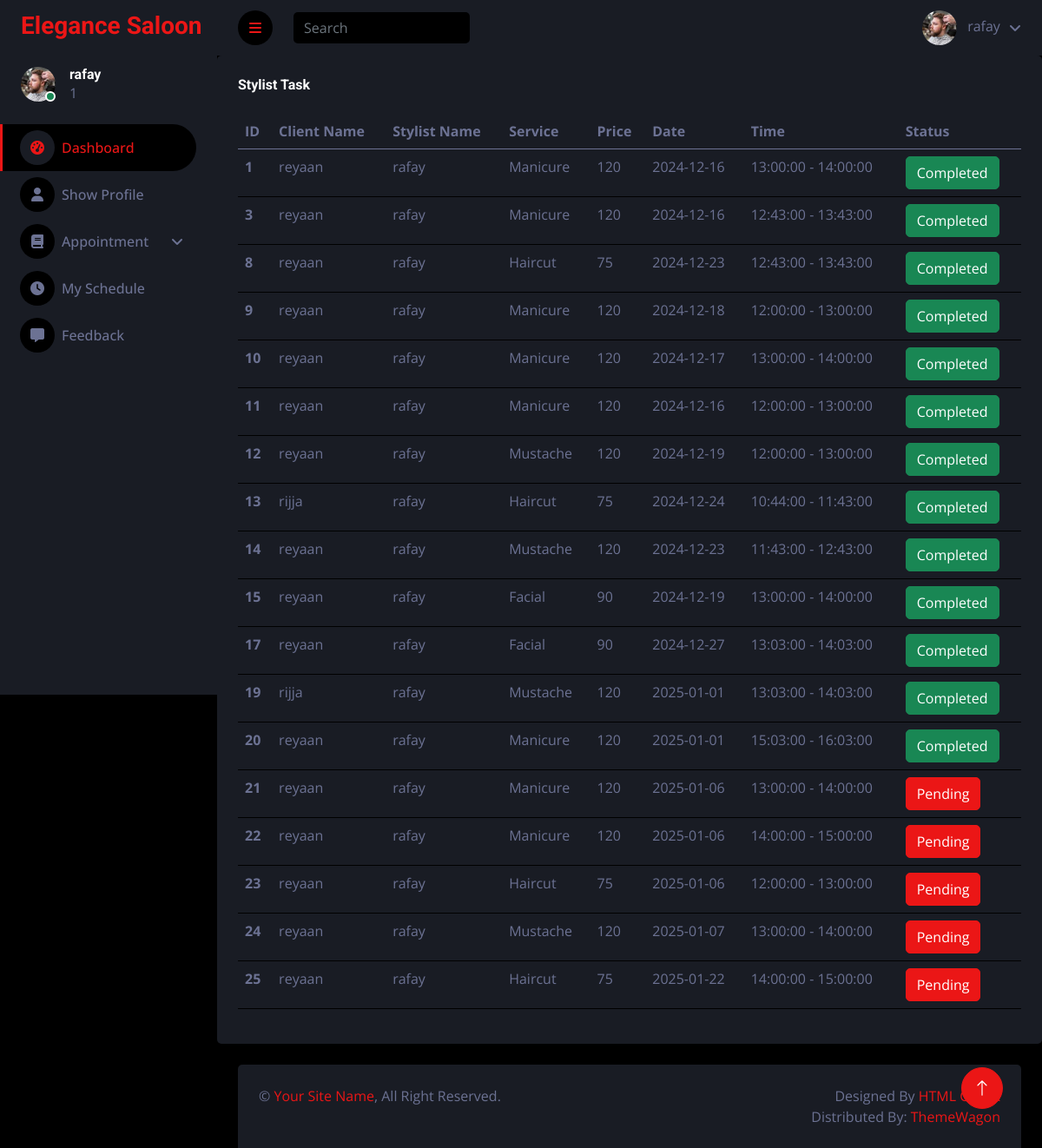
/admin/stylisttask.php (signed in), run on the app's committed database.
### tables this page shows
CREATE TABLE `confirmappoint` (
  `id` int(11) NOT NULL,
  `client_id` int(11) DEFAULT NULL,
  `stylist_id` int(11) DEFAULT NULL,
  `service_id` int(11) DEFAULT NULL,
  `time_id` int(11) DEFAULT NULL,
  `status` int(11) DEFAULT 0,
  `price` int(11) DEFAULT 0,
  `totalprice` int(11) DEFAULT 0,
  `created_at` timestamp NOT NULL DEFAULT current_timestamp() ON UPDATE current_timestamp(),
  `updated_at` timestamp NOT NULL DEFAULT current_timestamp() ON UPDATE current_timestamp()
);

CREATE TABLE `users` (
  `id` int(11) NOT NULL,
  `name` varchar(255) NOT NULL,
  `phone` varchar(50) DEFAULT NULL,
  `email` varchar(255) NOT NULL,
  `password` varchar(255) NOT NULL,
  `role` enum('0','1','2','3') NOT NULL,
  `img` text DEFAULT NULL
);

CREATE TABLE `services` (
  `id` int(11) NOT NULL,
  `servicesname` varchar(50) DEFAULT NULL,
  `price` int(11) DEFAULT NULL,
  `image` text DEFAULT NULL
);

CREATE TABLE `stylist_slots` (
  `id` int(11) NOT NULL,
  `stylist_id` int(11) NOT NULL,
  `slot_date` date NOT NULL,
  `start_time` time NOT NULL,
  `end_time` time NOT NULL,
  `status` tinyint(1) DEFAULT 0 COMMENT '0: Available, 1: Booked'
);

### admin/stylisttask.php (the view, shortened to what this page needs)
<?php
include('header.php');
include('../users/config.php');
    ?>
<?php
if ($_SESSION['r'] == '3') {
    $select_query = "
        SELECT
            confirmappoint.*,
            client_users.name AS client_name,
            stylist_users.name AS stylist_name,
            services.servicesname, services.price,
            stylist_slots.slot_date, stylist_slots.start_time, stylist_slots.end_time
        FROM
            confirmappoint
        JOIN
            users AS client_users ON confirmappoint.client_id = client_users.id
        JOIN
            stylists ON confirmappoint.stylist_id = stylists.id
        JOIN
            users AS stylist_users ON stylists.user_id = stylist_users.id
        JOIN
            services ON confirmappoint.service_id = services.id
        JOIN
            stylist_slots ON confirmappoint.time_id = stylist_slots.id;
    ";
} else {
    $select_query = "
        SELECT
            confirmappoint.*,
            client_users.name AS client_name,
            stylist_users.name AS stylist_name,
            services.servicesname, services.price,
            stylist_slots.slot_date, stylist_slots.start_time, stylist_slots.end_time
        FROM
            confirmappoint
        JOIN
            users AS client_users ON confirmappoint.client_id = client_users.id
        JOIN
            stylists ON confirmappoint.stylist_id = stylists.id
        JOIN
            users AS stylist_users ON stylists.user_id = stylist_users.id
        JOIN
            services ON confirmappoint.service_id = services.id
        JOIN
            stylist_slots ON confirmappoint.time_id = stylist_slots.id
        WHERE
            confirmappoint.stylist_id = ?;
    ";
}
$select_stmt = $db->prepare($select_query);
if ($_SESSION['r'] != '3') {
    $select_stmt->bind_param("i", $_SESSION['stylist_id']);
}
$select_stmt->execute();
$result = $select_stmt->get_result();
?>
<div class="col-sm-12 col-xl-12">
    <div class="bg-secondary rounded h-100 p-4">
        <h6 class="mb-4">Stylist Task</h6>
        <table class="table table-hover">
            <thead>
                <tr>
                    <th scope="col">ID</th>
                    <th scope="col">Client Name</th>
                    <th scope="col">Stylist Name</th>
                    <th scope="col">Service</th>
                    <th scope="col">Price</th>
                    <th scope="col">Date</th>
                    <th scope="col">Time</th>
                    <th scope="col">Status</th>
                </tr>
            </thead>
            <tbody id="stylisttask">
                <?php
                while ($row = $result->fetch_assoc()) {
                    ?>
                    <tr>
                        <th scope="row"><?php echo htmlspecialchars($row['id']); ?></th>
                        <td><?php echo htmlspecialchars($row['client_name']); ?></td>
                        <td><?php echo htmlspecialchars($row['stylist_name']); ?></td>
                        <td><?php echo htmlspecialchars($row['servicesname']); ?></td>
                        <td><?php echo htmlspecialchars($row['price'] * 30 / 100); ?></td>
                        <td><?php echo htmlspecialchars($row['slot_date']); ?></td>
                        <td><?php echo htmlspecialchars($row['start_time'] . ' - ' . $row['end_time']); ?></td>
                        <td>
                            <?php
                            if ($row['status'] == 0) {
                                if ($row['slot_date'] > date('Y-m-d')) {
                                    echo '<p>Waiting for the time</p>';
                                } else {
                                    echo '<button class="btn btn-primary">Pending</button>';
                                }
                            } else {
                                echo '<button class="btn btn-success" style="cursor: not-allowed;">Completed</button>';
                            }
                            ?>
                        </td>
                    </tr>
                <?php
                }
                ?>
            </tbody>
        </table>
    </div>
</div>
<?php
include('footer.php');
?>

### admin/css/style.css (style rules this page uses)
:root { --primary: #EB1616; --secondary: #191C24; --light: #6C7293; --dark: #000000; }
.btn { transition: .5s; }

### data on the page
confirmappoint: id "1", client.name "reyaan", users.name "rafay", service.servicesname "Manicure", $row['price']*30/100 "120", time.slot_date "2024-12-16", time.end_time "13:00:00 - 14:00:00", status "Completed"
confirmappoint: id "3", client.name "reyaan", users.name "rafay", service.servicesname "Manicure", $row['price']*30/100 "120", time.slot_date "2024-12-16", time.end_time "12:43:00 - 13:43:00", status "Completed"
confirmappoint: id "8", client.name "reyaan", users.name "rafay", service.servicesname "Haircut", $row['price']*30/100 "75", time.slot_date "2024-12-23", time.end_time "12:43:00 - 13:43:00", status "Completed"
confirmappoint: id "9", client.name "reyaan", users.name "rafay", service.servicesname "Manicure", $row['price']*30/100 "120", time.slot_date "2024-12-18", time.end_time "12:00:00 - 13:00:00", status "Completed"
confirmappoint: id "10", client.name "reyaan", users.name "rafay", service.servicesname "Manicure", $row['price']*30/100 "120", time.slot_date "2024-12-17", time.end_time "13:00:00 - 14:00:00", status "Completed"
confirmappoint: id "11", client.name "reyaan", users.name "rafay", service.servicesname "Manicure", $row['price']*30/100 "120", time.slot_date "2024-12-16", time.end_time "12:00:00 - 13:00:00", status "Completed"
confirmappoint: id "12", client.name "reyaan", users.name "rafay", service.servicesname "Mustache", $row['price']*30/100 "120", time.slot_date "2024-12-19", time.end_time "12:00:00 - 13:00:00", status "Completed"
confirmappoint: id "13", client.name "rijja", users.name "rafay", service.servicesname "Haircut", $row['price']*30/100 "75", time.slot_date "2024-12-24", time.end_time "10:44:00 - 11:43:00", status "Completed"
confirmappoint: id "14", client.name "reyaan", users.name "rafay", service.servicesname "Mustache", $row['price']*30/100 "120", time.slot_date "2024-12-23", time.end_time "11:43:00 - 12:43:00", status "Completed"
confirmappoint: id "15", client.name "reyaan", users.name "rafay", service.servicesname "Facial", $row['price']*30/100 "90", time.slot_date "2024-12-19", time.end_time "13:00:00 - 14:00:00", status "Completed"
confirmappoint: id "17", client.name "reyaan", users.name "rafay", service.servicesname "Facial", $row['price']*30/100 "90", time.slot_date "2024-12-27", time.end_time "13:03:00 - 14:03:00", status "Completed"
confirmappoint: id "19", client.name "rijja", users.name "rafay", service.servicesname "Mustache", $row['price']*30/100 "120", time.slot_date "2025-01-01", time.end_time "13:03:00 - 14:03:00", status "Completed"
confirmappoint: id "20", client.name "reyaan", users.name "rafay", service.servicesname "Manicure", $row['price']*30/100 "120", time.slot_date "2025-01-01", time.end_time "15:03:00 - 16:03:00", status "Completed"
confirmappoint: id "21", client.name "reyaan", users.name "rafay", service.servicesname "Manicure", $row['price']*30/100 "120", time.slot_date "2025-01-06", time.end_time "13:00:00 - 14:00:00", status "Pending"
confirmappoint: id "22", client.name "reyaan", users.name "rafay", service.servicesname "Manicure", $row['price']*30/100 "120", time.slot_date "2025-01-06", time.end_time "14:00:00 - 15:00:00", status "Pending"
confirmappoint: id "23", client.name "reyaan", users.name "rafay", service.servicesname "Haircut", $row['price']*30/100 "75", time.slot_date "2025-01-06", time.end_time "12:00:00 - 13:00:00", status "Pending"
confirmappoint: id "24", client.name "reyaan", users.name "rafay", service.servicesname "Mustache", $row['price']*30/100 "120", time.slot_date "2025-01-07", time.end_time "13:00:00 - 14:00:00", status "Pending"
confirmappoint: id "25", client.name "reyaan", users.name "rafay", service.servicesname "Haircut", $row['price']*30/100 "75", time.slot_date "2025-01-22", time.end_time "14:00:00 - 15:00:00", status "Pending"

### other printed values
$_SESSION['n'] "rafay"
$_SESSION['r'] "1"
